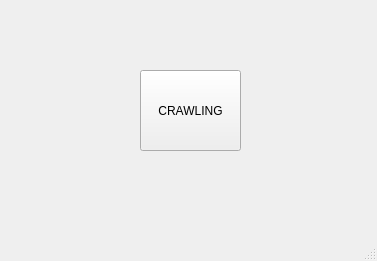
<?xml version="1.0" encoding="UTF-8"?>
<ui version="4.0">
 <class>MainWindow</class>
 <widget class="QMainWindow" name="MainWindow">
  <property name="geometry">
   <rect>
    <x>0</x>
    <y>0</y>
    <width>377</width>
    <height>261</height>
   </rect>
  </property>
  <property name="windowTitle">
   <string>MainWindow</string>
  </property>
  <widget class="QWidget" name="centralwidget">
   <widget class="QPushButton" name="pushButton">
    <property name="geometry">
     <rect>
      <x>140</x>
      <y>70</y>
      <width>101</width>
      <height>81</height>
     </rect>
    </property>
    <property name="text">
     <string>CRAWLING</string>
    </property>
   </widget>
  </widget>
  <widget class="QMenuBar" name="menubar">
   <property name="geometry">
    <rect>
     <x>0</x>
     <y>0</y>
     <width>377</width>
     <height>21</height>
    </rect>
   </property>
  </widget>
  <widget class="QStatusBar" name="statusbar"/>
 </widget>
 <resources/>
 <connections/>
</ui>
